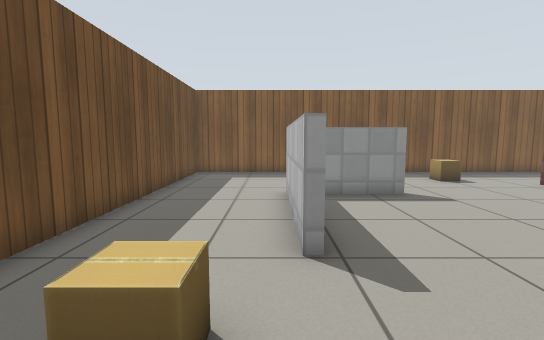
View 1 (above)

14 first-person views from a walk through a Gazebo world. The camera is 0.83 m above the floor, tilts 6° down and sees 85° across. The lines on the ground mark 1 m squares. The floor is counted in squares, 0.5 m on a side. Each view is taken from the middle of a square. On the plan, view 1 faces up. The plan holds only what a view shows up to about 15 squares ahead; the rest is blank. Gazebo's built-in surfaces are drawn with simple patterns.

View 2
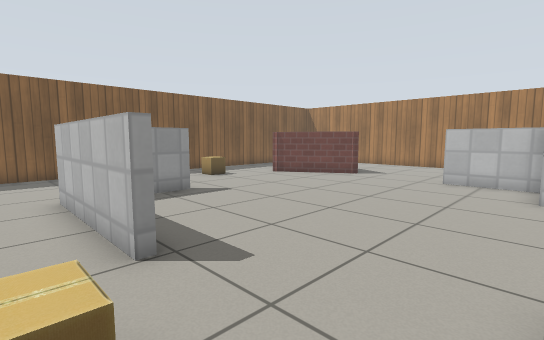

View 3
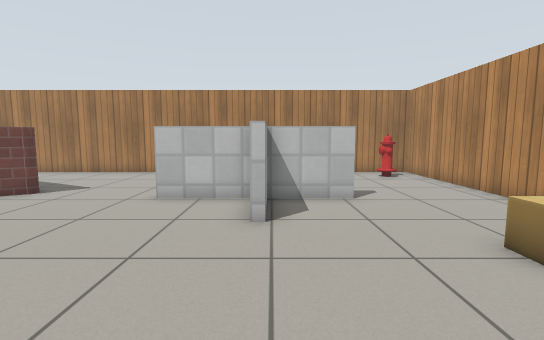

View 4
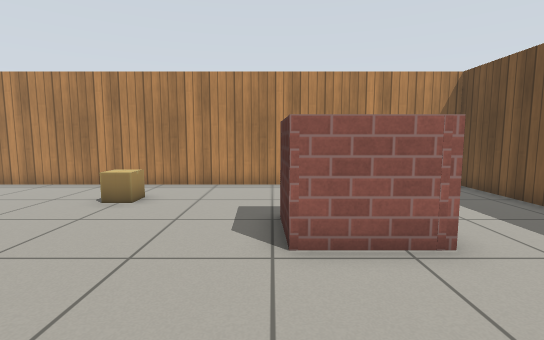

View 5
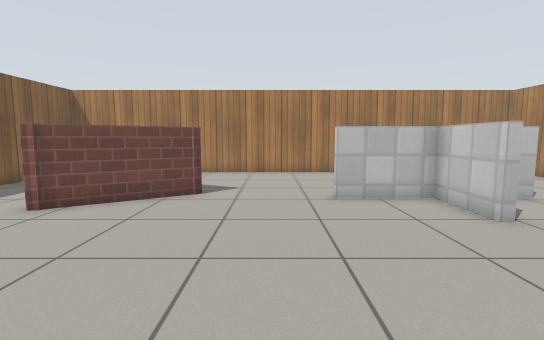

View 6
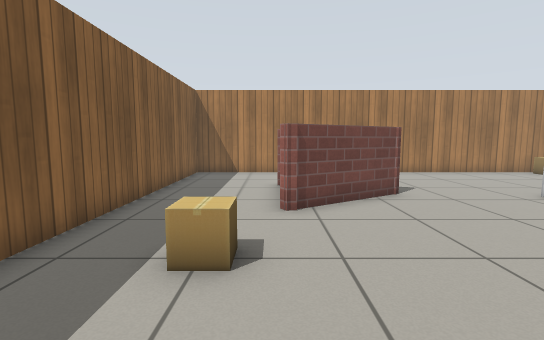

View 7
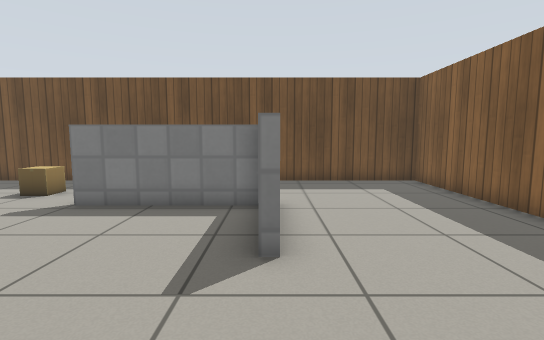

View 8
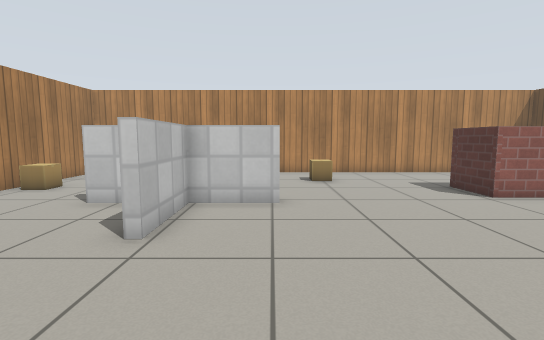

View 9
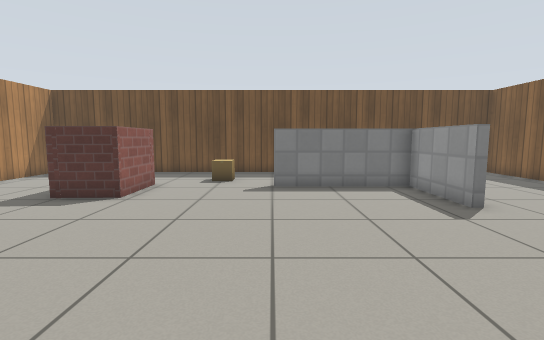

View 10
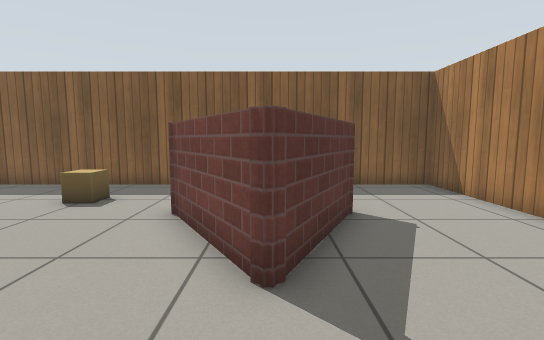

View 11
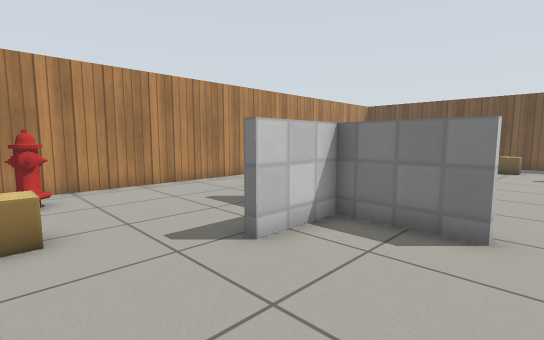

View 12
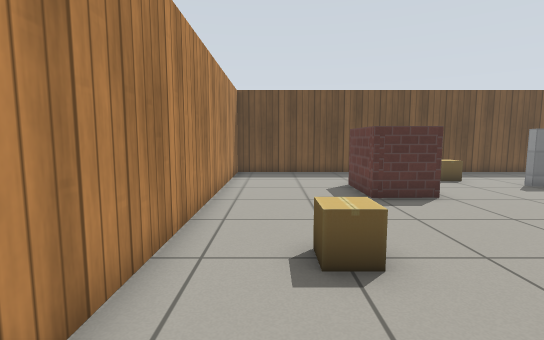

View 13
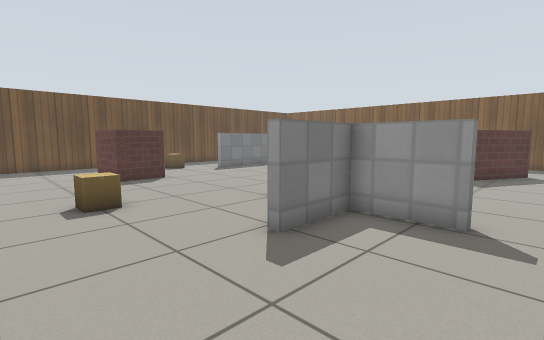

View 14
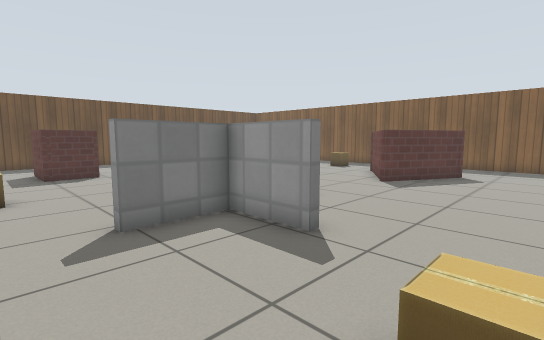

### Floor plan
Points are (right, up) in squares from view 1. A wall is a line through its corners. A room is listed if a view was taken in it or the views show most of it. See-through windows are left out.
Room 1 (views 1, 2, 3, 4, 5, 6, 7, 8, 9, 10, 11)
walls: (4, 8.8) (0.7, 8.8) (0.7, 4); (8.8, 0.4) (11.5, 0.4) (13.9, 0.4); (0.4, 4) (0.4, 9.1); (11.5, 3.3) (11.5, 0.4); (10.1, 0.1) (8.8, 0.1); (11.2, 0.1) (11.2, 3.3); (0.1, -0.3) (2.7, -0.3) (2.8, -2.2) (0.2, -2.2); (11.2, -2.4) (11.2, 0.3); (13.9, 10.8) (12, 7.2) (11.8, 7.2) (9.7, 10.7); (17.7, 0.5) (17.7, 14.7) (-3.7, 14.7) (-3.7, -6.7) (10.5, -6.7)
ways out: opening at (11, -4.5) to room 2; opening at (15.5, 0) to room 2
objects: cardboard box (-1, 2); cardboard box (7, -4); cardboard box (7, 12)
Room 2 (views 12, 13, 14)
walls: (13.9, 0.1) (11.2, 0.1); (11.5, 0.4) (11.5, -2.4); (10.5, -6.7) (17.7, -6.7) (17.7, 0.5)
ways out: opening at (11, -4.5) to room 1; opening at (15.5, 0) to room 1
objects: fire hydrant (16, -5); cardboard box (17, -2)

Where each view was taken, in squares from view 1:
view 1: 0 up, 0 right, facing up
view 2: 0 up, 1 left, facing up-right
view 3: 0 up, 3 right, facing right
view 4: 4 up, 3 right, facing down
view 5: 5 up, 3 right, facing right
view 6: 11 up, 3 right, facing right
view 7: 9 up, 8 right, facing left
view 8: 8 up, 9 right, facing down
view 9: 4 up, 11 right, facing left
view 10: 4 up, 12 right, facing up
view 11: 4 up, 17 right, facing down-left
view 12: 5 down, 11 right, facing left
view 13: 6 down, 15 right, facing up-left
view 14: 4 down, 17 right, facing up-left
